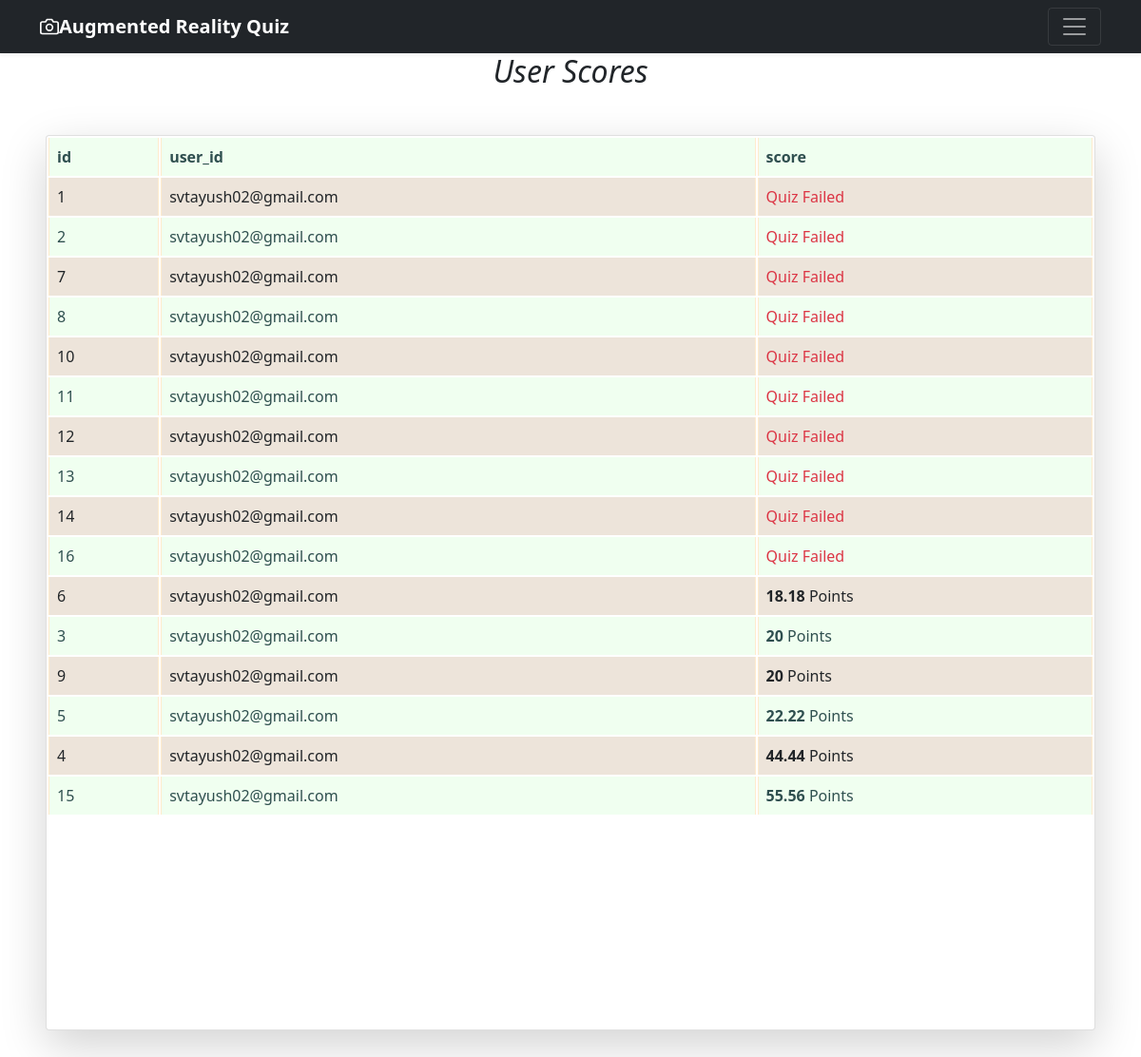
The app's page /score (signed in), older data.
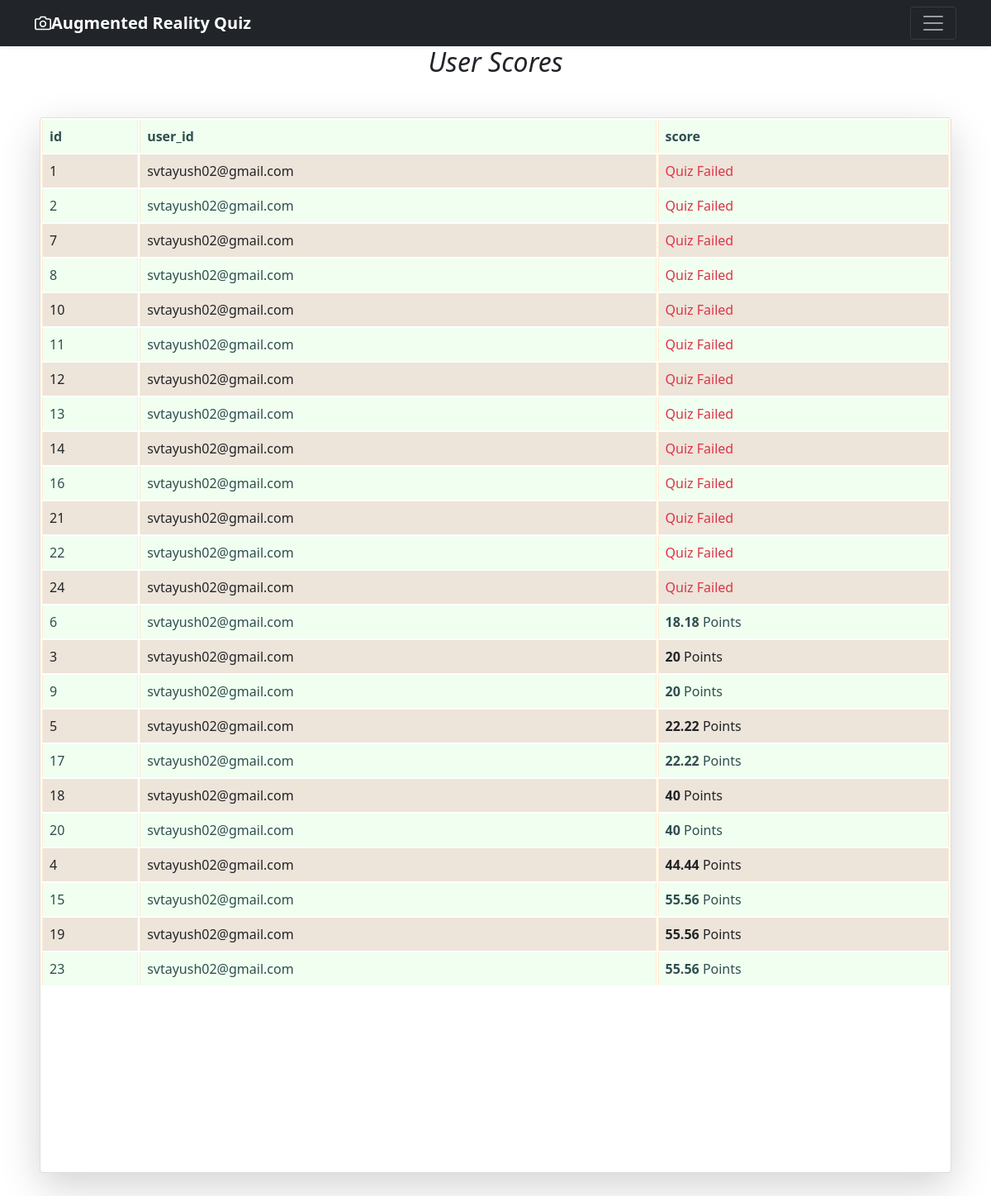
The same page, newer data.
### database.py (models this page shows, shortened)
class Score(Base):
    __tablename__= "Scores"
    id = Column(Integer,primary_key=True)
    user_id = Column(Integer, ForeignKey('users.id'))
    score = Column(Integer,default=0)
    created_on=Column(DateTime, default=datetime.now)

### app.py (the view)
@app.route('/score')
def score():
    db=opendb()
    scores=db.query(Score).filter(Score.user_id==session.get('user_id',1)).order_by(Score.score)
    db.close()
    return render_template('score.html',scores=scores)

### app.py (called while the page is built)
def opendb():
    engine = create_engine("sqlite:///db.sqlite",echo=True)
    Session = sessionmaker(bind=engine)
    return Session()

### templates/score.html (shortened to what this page needs)
{% extends 'base.html' %}
{% block body %}
<i class="fa fa-align-center" aria-hidden="true"><center><h2>User Scores</h2></center></i>
<div class="card shadow-lg m-5">
    <table class="table table-striped table-bordered table-inverse table-responsive">
        <thead class="thead-inverse|thead-default">
            <tr>
                <th><b>id</b></th>
                <th><b>user_id</b></th>
                <th><b>score</b></th>
            </tr>
        </thead>
        <tbody>
            {% for item in scores %}
            <tr>
                <td >{{item.id}}</td>
                <td >{{session.email}}</td>
                <td >
                    {% if item.score==0 %}
                            <span class="text-danger">Quiz Failed</span>
                    {% else %}
                           <b>{{item.score}}</b> Points
                    {% endif %}
                </td>
            </tr>
            {% endfor %}
        </tbody>
    </table>
</div>
{% endblock body %}

Row changes from the older to the newer data that the page shows:
added Score: id "21", email "svtayush02@gmail.com", score "Quiz Failed"
added Score: id "22", email "svtayush02@gmail.com", score "Quiz Failed"
added Score: id "24", email "svtayush02@gmail.com", score "Quiz Failed"
added Score: id "17", email "svtayush02@gmail.com", score "22.22"
added Score: id "18", email "svtayush02@gmail.com", score "40"
added Score: id "20", email "svtayush02@gmail.com", score "40"
added Score: id "19", email "svtayush02@gmail.com", score "55.56"
added Score: id "23", email "svtayush02@gmail.com", score "55.56"
